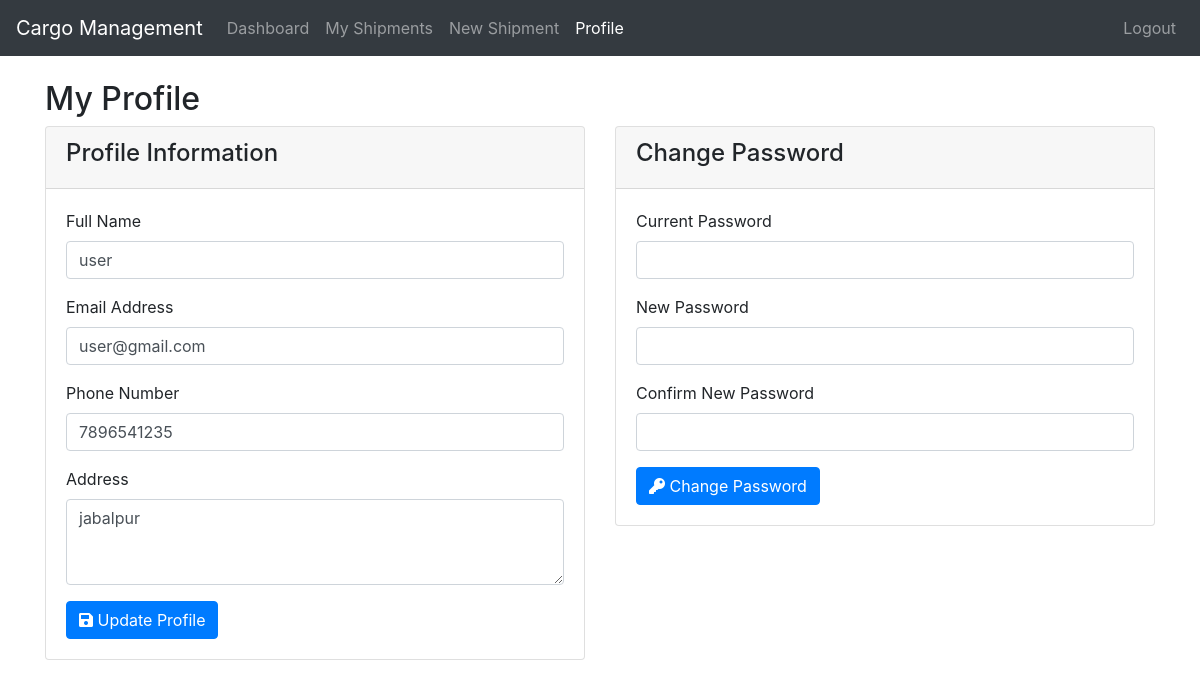
Page /customer/profile.php (signed in) on the committed database.
### tables this page shows
CREATE TABLE IF NOT EXISTS `customers` (
  `id` int NOT NULL AUTO_INCREMENT,
  `user_id` int DEFAULT NULL,
  `full_name` varchar(100) NOT NULL,
  `phone` varchar(15) DEFAULT NULL,
  `address` text,
  `city` varchar(50) DEFAULT NULL,
  `state` varchar(50) DEFAULT NULL,
  `pincode` varchar(10) DEFAULT NULL,
  PRIMARY KEY (`id`),
  KEY `user_id` (`user_id`)
);

CREATE TABLE IF NOT EXISTS `users` (
  `id` int NOT NULL AUTO_INCREMENT,
  `username` varchar(50) NOT NULL,
  `password` varchar(255) NOT NULL,
  `email` varchar(100) NOT NULL,
  `role` enum('admin','staff','customer') NOT NULL,
  `created_at` timestamp NULL DEFAULT CURRENT_TIMESTAMP,
  PRIMARY KEY (`id`),
  UNIQUE KEY `username` (`username`),
  UNIQUE KEY `email` (`email`)
);

### customer/profile.php (the view, shortened to what this page needs)
<?php
require_once "../config/database.php";
$customer_id = $_SESSION["customer_id"];
$sql = "SELECT * FROM customers c LEFT JOIN users u on c.user_id=u.id WHERE c.id = ?";
if ($stmt = mysqli_prepare($conn, $sql)) {
    mysqli_stmt_bind_param($stmt, "i", $customer_id);
    if (mysqli_stmt_execute($stmt)) {
        $result = mysqli_stmt_get_result($stmt);
        $customer = mysqli_fetch_assoc($result);
    }
}
?>
<!DOCTYPE html>
<html lang="en">
<head>
    <link rel="stylesheet" href="https://stackpath.bootstrapcdn.com/bootstrap/4.5.2/css/bootstrap.min.css">
    <link rel="stylesheet" href="https://cdnjs.cloudflare.com/ajax/libs/font-awesome/5.15.3/css/all.min.css">
</head>
<body>
    <nav class="navbar navbar-expand-lg navbar-dark bg-dark">
        <a class="navbar-brand" href="#">Cargo Management</a>
        <div class="collapse navbar-collapse" id="navbarNav">
            <ul class="navbar-nav">
                <li class="nav-item">
                    <a class="nav-link" href="dashboard.php">Dashboard</a>
                </li>
                <li class="nav-item">
                    <a class="nav-link" href="shipments.php">My Shipments</a>
                </li>
                <li class="nav-item">
                    <a class="nav-link" href="new_shipment.php">New Shipment</a>
                </li>
                <li class="nav-item active">
                    <a class="nav-link" href="profile.php">Profile</a>
                </li>
            </ul>
            <ul class="navbar-nav ml-auto">
                <li class="nav-item">
                    <a class="nav-link" href="../logout.php">Logout</a>
                </li>
            </ul>
        </div>
    </nav>
    <div class="container mt-4">
        <h2>My Profile</h2>
        <div class="row">
            <div class="col-md-6">
                <div class="card mb-4">
                    <div class="card-header">
                        <h4>Profile Information</h4>
                    </div>
                    <div class="card-body">
                        <form method="POST" action="<?php echo htmlspecialchars($_SERVER["PHP_SELF"]); ?>">
                            <div class="form-group">
                                <label for="name">Full Name</label>
                                <input type="text" class="form-control" id="name" name="name" value="<?php echo htmlspecialchars($customer["full_name"]); ?>" required>
                            </div>
                            <div class="form-group">
                                <label for="email">Email Address</label>
                                <label for="email" class="form-control"><?php echo htmlspecialchars($customer["email"]); ?></label>
                                </div>
                            <div class="form-group">
                                <label for="phone">Phone Number</label>
                                <input type="tel" class="form-control" id="phone" name="phone" value="<?php echo htmlspecialchars($customer["phone"]); ?>" required>
                            </div>
                            <div class="form-group">
                                <label for="address">Address</label>
                                <textarea class="form-control" id="address" name="address" rows="3" required><?php echo htmlspecialchars($customer["address"]); ?></textarea>
                            </div>
                            <button type="submit" name="update_profile" class="btn btn-primary">
                                <i class="fas fa-save"></i> Update Profile
                            </button>
                        </form>
                    </div>
                </div>
            </div>
            <div class="col-md-6">
                <div class="card">
                    <div class="card-header">
                        <h4>Change Password</h4>
                    </div>
                    <div class="card-body">
                        <form method="POST" action="<?php echo htmlspecialchars($_SERVER["PHP_SELF"]); ?>">
                            <div class="form-group">
                                <label for="current_password">Current Password</label>
                                <input type="password" class="form-control" id="current_password" name="current_password" required>
                            </div>
                            <div class="form-group">
                                <label for="new_password">New Password</label>
                                <input type="password" class="form-control" id="new_password" name="new_password" required>
                            </div>
                            <div class="form-group">
                                <label for="confirm_password">Confirm New Password</label>
                                <input type="password" class="form-control" id="confirm_password" name="confirm_password" required>
                            </div>
                            <button type="submit" name="change_password" class="btn btn-primary">
                                <i class="fas fa-key"></i> Change Password
                            </button>
                        </form>
                    </div>
                </div>
            </div>
        </div>
    </div>
</body>
</html>

### rows in the picture
customers: name "user", user.email "user@gmail.com", phone "7896541235", address "jabalpur"
